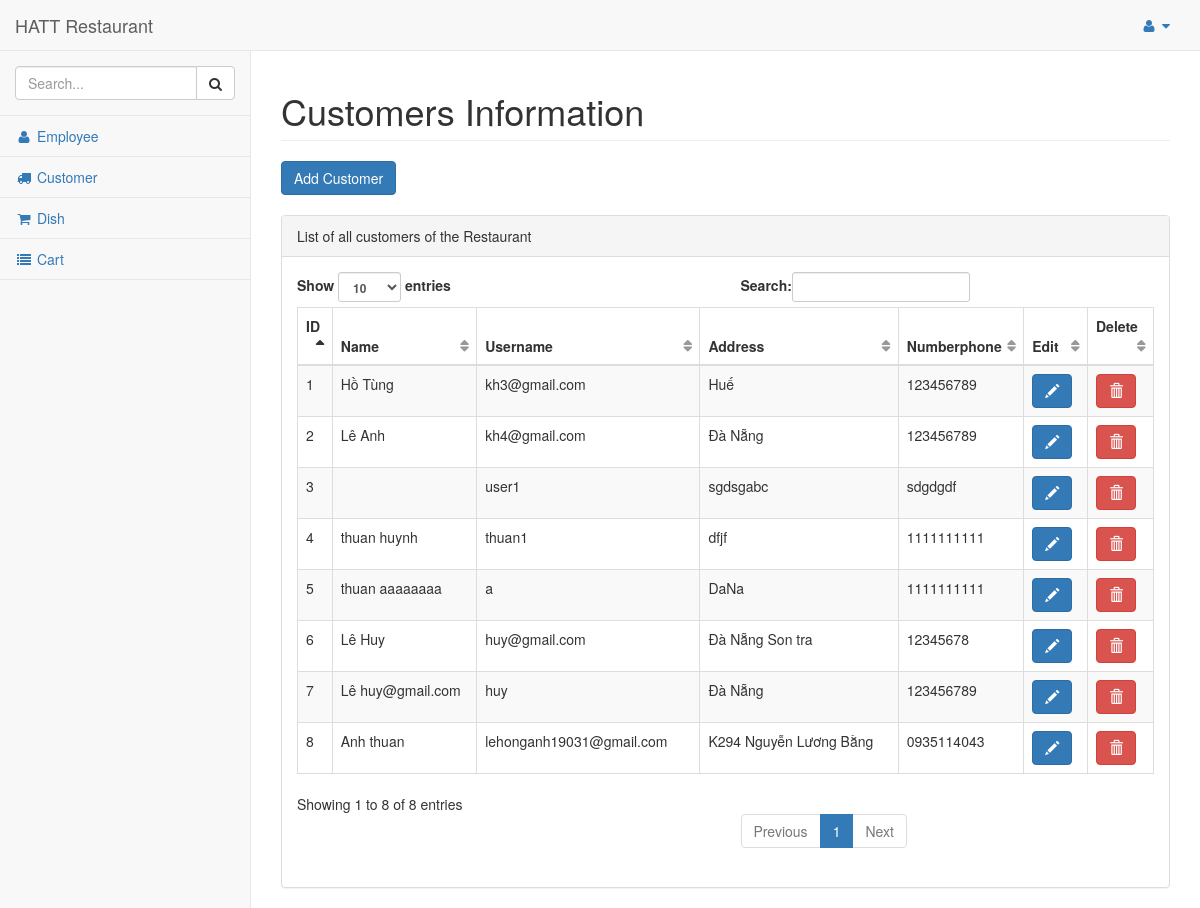
The app's page /dashboard/customer_list/, older data.
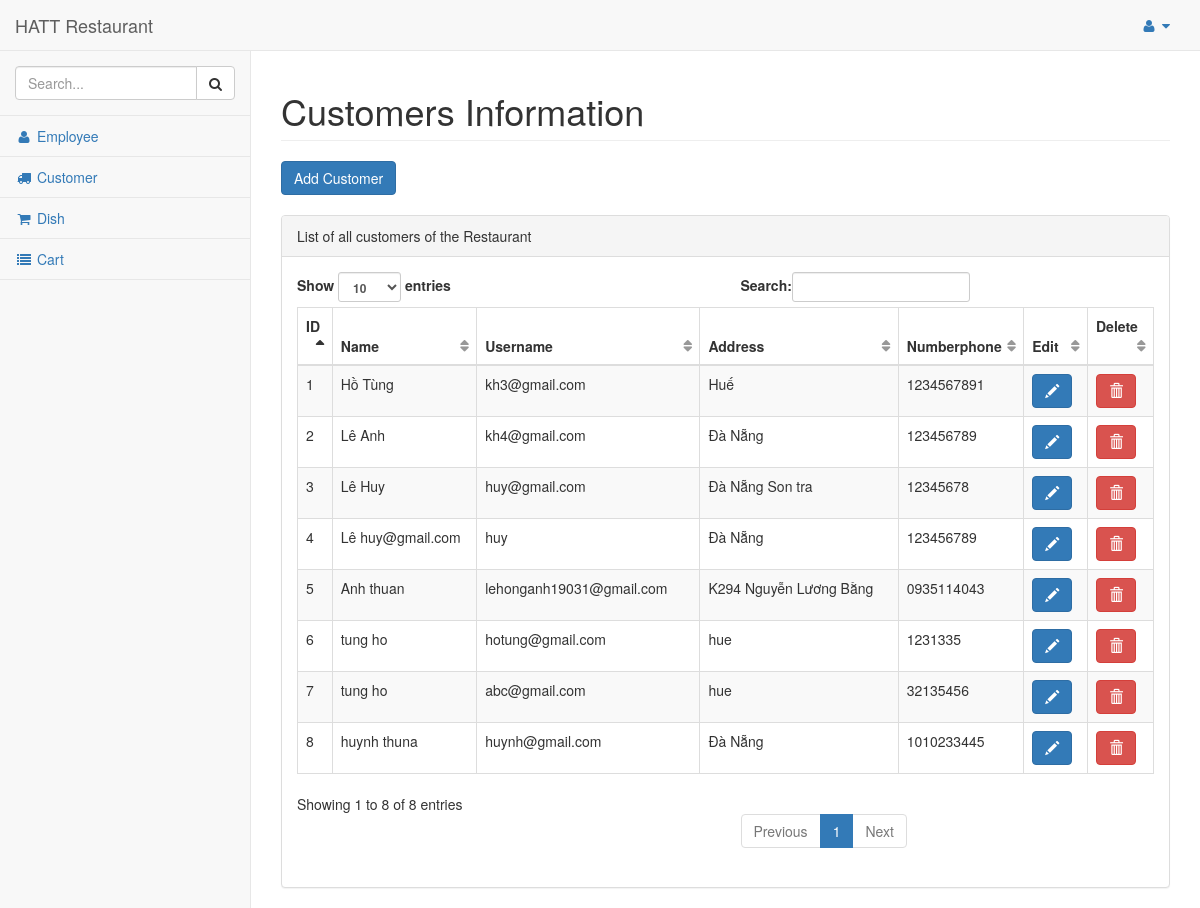
The same page, newer data.
### res/models.py (models this page shows, shortened)
class Customer(models.Model):
    customer = models.ForeignKey(User, on_delete=models.CASCADE)
    address = models.TextField()
    number_phone = models.TextField(max_length=10)
    username = User.username
    password = User.password

### res/views.py (the view)
# urls.py: re_path(r'^dashboard/customer_list/$',
def customer_list(request):
    customers = Customer.objects.all()
    for customer in customers:
        user = User.objects.get(id=customer.customer_id)
        customer.username = user.username
        customer.name = user.first_name + ' ' + user.last_name
    return render(request, 'admin/customer.html', {'customers': customers})

### res/templates/admin/customer.html (shortened to what this page needs)
{% load static %}
{% include "includes/base.html" %}
{% include "includes/navbarheader.html" %}
{% include "includes/navtop.html"%}
{% include "includes/sidemenu.html" %}
</nav>
<div id="page-wrapper">
    <div class="row">
        <div class="col-lg-12">
            <h1 class="page-header">Customers Information</h1>
            <button type="button" class="btn btn-primary" data-toggle="modal" data-target="#addcustomer">
                Add Customer
            </button>
            <br><br>
        </div>
    </div>
    <div class="row">
        <div class="col-lg-12">
            <div class="panel panel-default">
                <div class="panel-heading">
                    List of all customers of the Restaurant
                </div>
                <div class="panel-body">
                    <table width="100%" class="table table-striped table-bordered table-hover" id="dataTables-example">
                        <thead>
                            <tr>
                                <th>ID</th>
                                <th>Name</th>
                                <th>Username</th>
                                <th>Address</th>
                                <th>Numberphone</th>
                                <th>Edit</th>
                                <th>Delete</th>
                            </tr>
                        </thead>
                        <tbody>
                            {% for customer in customers %}
                            <tr>
                                <td>{{forloop.counter}}</td>
                                <td>{{customer.name}}</td>
                                <td>{{customer.username}}</td>
                                <td>{{customer.address}}</td>
                                <td>{{customer.number_phone}}</td>
                                <td>
                                    <button type="button" class="btn btn-primary" data-toggle="modal" data-target="#myModal{{customer.id}}" title="Mở cửa sổ sửa đổi">
                                        <span class="glyphicon glyphicon-pencil" aria-hidden="true"></span>
                                    </button>
                                </td>
                                <td>
                                    <button type="button" class="btn btn-danger" data-toggle="modal" data-target="#deleteModal{{customer.id}}">
                                        <span class="glyphicon glyphicon-trash"></span>
                                    </button>
                                </td>
                            {% endfor %}
                        </tbody>
                    </table>
                </div>
            </div>
        </div>
    </div>
</div>
</div>
</body>
</html>

Row changes from the older to the newer data that the page shows:
removed Customer: username "user1", address "sgdsgabc", number_phone "sdgdgdf"
removed Customer: name "thuan huynh", username "thuan1", address "dfjf", number_phone "1111111111"
removed Customer: name "thuan aaaaaaaa", username "a", address "DaNa", number_phone "1111111111"
changed Customer "Hồ Tùng": number_phone "123456789" → "1234567891"
added Customer: name "tung ho", username "hotung@gmail.com", address "hue", number_phone "1231335"
added Customer: name "tung ho", username "abc@gmail.com", address "hue", number_phone "32135456"
added Customer: name "huynh thuna", username "huynh@gmail.com", address "Đà Nẵng", number_phone "1010233445"
